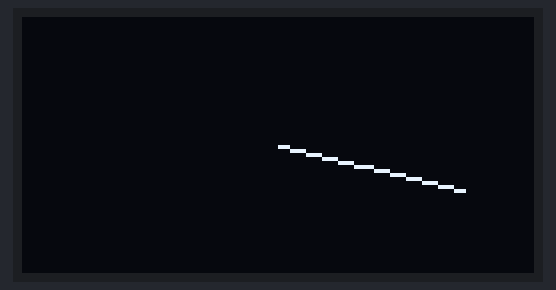
A sketch run on a simulated Raspberry Pi Pico. Parts: 128×64 one-colour display.

Above: at 0.11 s.
At 0.59 s:
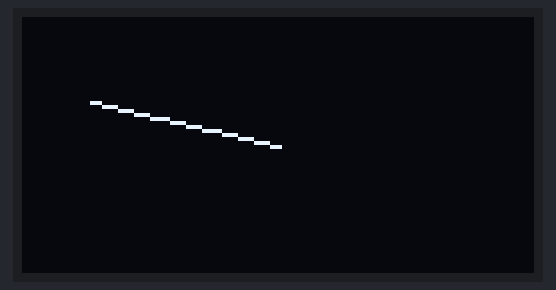
At 0.99 s:
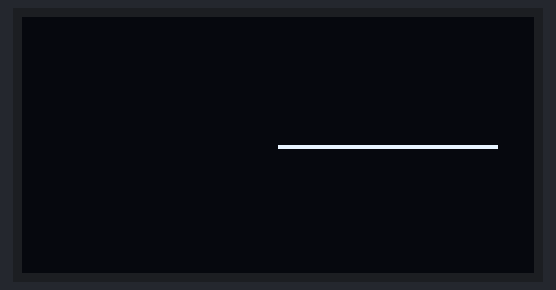

Measured:
- by itself, everything shown: repeats every 0.97 s, in 12 steps

The sketch:

display_oled_327.ino
```cpp
// snippet: display_oled_327
// tags: adafruit_gfx, adafruit_ssd1306
// boards: avr, esp32, megaavr, nano33iot, romi32u4, rp2040
// library: Adafruit_GFX, Adafruit_SSD1306
// description: Animate a 12-frame clockwise spinning line (like a loading indicator) on the SSD1306 128×64 OLED …
// prompts: animate, 12-frame, clockwise, spinning, (like, loading
// verified: compile-only
// source: kd-generated (id 327)
// exact-include: Wire.h, Adafruit_GFX.h, Adafruit_SSD1306.h

#include <Wire.h>
#include <Adafruit_GFX.h>
#include <Adafruit_SSD1306.h>

#define SCREEN_WIDTH 128 // OLED display width, in pixels
#define SCREEN_HEIGHT 64 // OLED display height, in pixels

// Declaration for an SSD1306 display connected to I2C (SDA, SCL pins)
#define OLED_RESET     -1 // Reset pin # (or -1 if sharing Arduino reset pin)
Adafruit_SSD1306 display(SCREEN_WIDTH, SCREEN_HEIGHT, &Wire, OLED_RESET);

const int NUM_FRAMES = 12;
const unsigned long FRAME_DURATION = 80; // Duration of each frame in milliseconds
unsigned long prevMs = 0;
int currentFrame = 0;

void setup() {
  if(!display.begin(SSD1306_SWITCHCAPVCC, 0x3C)) { // Address 0x3D for 128x64
    Serial.println(F("SSD1306 allocation failed"));
    for(;;);
  }
  display.clearDisplay();  // SSD1306: clear the framebuffer (push with display())
  display.display();  // SSD1306: push the framebuffer to the screen
}

void loop() {
  unsigned long now = millis();
  if (now - prevMs >= FRAME_DURATION) {
    prevMs = now;
    currentFrame = (currentFrame + 1) % NUM_FRAMES;
    display.clearDisplay();  // SSD1306: clear the framebuffer (push with display())
    drawFrame(currentFrame);
    display.display();  // SSD1306: push the framebuffer to the screen
  }
}

void drawFrame(int frame) {
  int angle = frame * (360 / NUM_FRAMES);
  int x = SCREEN_WIDTH / 2 + cos(radians(angle)) * (SCREEN_WIDTH / 2 - 10);
  int y = SCREEN_HEIGHT / 2 + sin(radians(angle)) * (SCREEN_HEIGHT / 2 - 10);
  display.drawLine(SCREEN_WIDTH / 2, SCREEN_HEIGHT / 2, x, y, WHITE);
}
```
